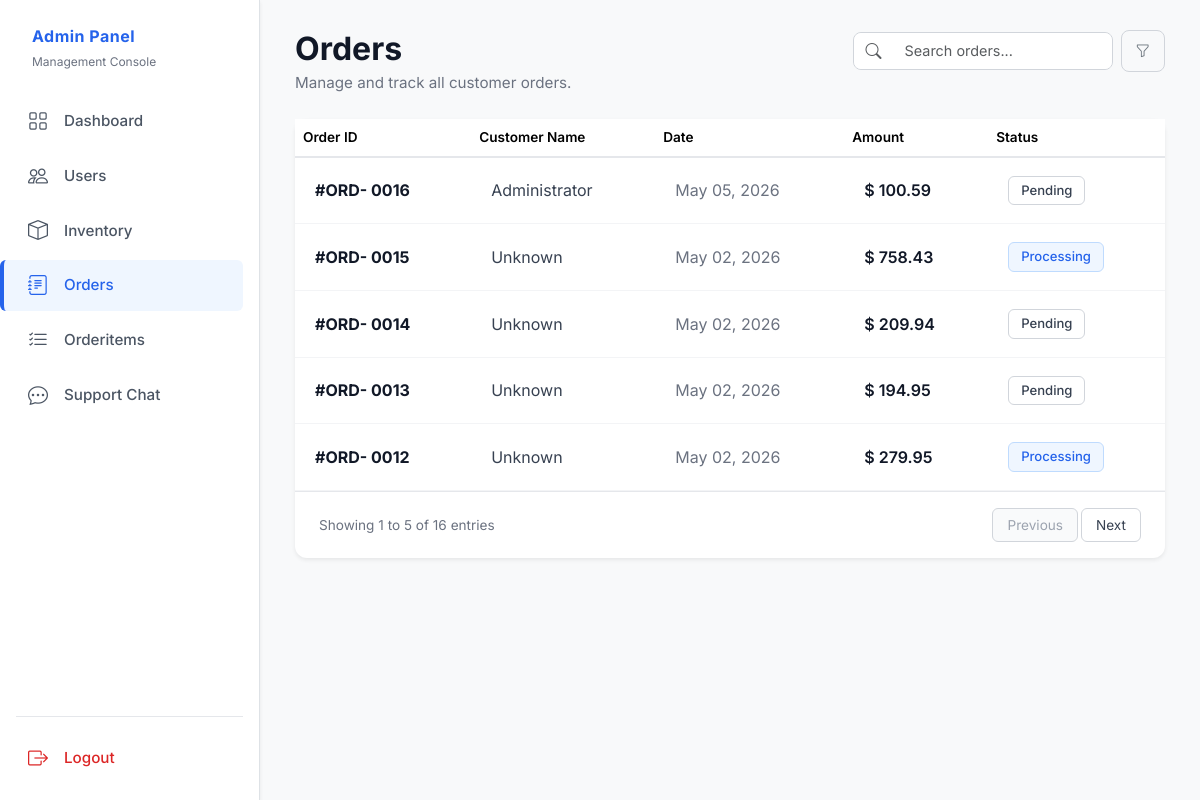
The page /Admin/orders.php (signed in) on the database its author committed.
### tables this page shows
CREATE TABLE `orders` (
  `id` int(11) NOT NULL AUTO_INCREMENT,
  `user_id` int(11) NOT NULL,
  `total` decimal(10,2) NOT NULL,
  `status` enum('pending','processing','delivered') DEFAULT 'pending',
  `address` text NOT NULL,
  `created_at` timestamp NOT NULL DEFAULT current_timestamp(),
  PRIMARY KEY (`id`),
  KEY `user_id` (`user_id`),
  CONSTRAINT `orders_ibfk_1` FOREIGN KEY (`user_id`) REFERENCES `users` (`id`) ON DELETE CASCADE
);

CREATE TABLE `users` (
  `id` int(11) NOT NULL AUTO_INCREMENT,
  `name` varchar(255) NOT NULL,
  `email` varchar(255) NOT NULL,
  `password` varchar(255) NOT NULL,
  `role` enum('admin','user') DEFAULT 'user',
  `profile_pic` varchar(255) DEFAULT NULL,
  `phone` varchar(20) DEFAULT NULL,
  `address_line1` varchar(255) DEFAULT NULL,
  `city` varchar(100) DEFAULT NULL,
  `state` varchar(100) DEFAULT NULL,
  `zip_code` varchar(20) DEFAULT NULL,
  `country` varchar(100) DEFAULT NULL,
  `remember_token` varchar(255) DEFAULT NULL,
  `created_at` timestamp NOT NULL DEFAULT current_timestamp(),
  PRIMARY KEY (`id`),
  UNIQUE KEY `email` (`email`)
);

### Admin/orders.php (the view, shortened to what this page needs)
<?php
require_once __DIR__ . '/../includes/auth.php';
$per_page = 5;
$page = isset($_GET['page']) ? max(1, (int) $_GET['page']) : 1;
$offset = ($page - 1) * $per_page;
$search = isset($_GET['search']) ? trim($_GET['search']) : '';
$filter_status = isset($_GET['status']) ? trim($_GET['status']) : '';
$conditions = [];
$params = [];
$types = '';
$where = !empty($conditions) ? 'WHERE ' . implode(' AND ', $conditions) : '';
$count_sql = "SELECT COUNT(*) as total FROM orders o LEFT JOIN users u ON o.user_id = u.id $where";
$count_stmt = $conn->prepare($count_sql);
$count_stmt->execute();
$total_orders = $count_stmt->get_result()->fetch_assoc()['total'];
$total_pages = ceil($total_orders / $per_page);
$sql = "SELECT o.id, u.name AS customer_name, o.created_at, o.total, o.status
        FROM orders o
        LEFT JOIN users u ON o.user_id = u.id
        $where
        ORDER BY o.id DESC
        LIMIT ? OFFSET ?";
$stmt = $conn->prepare($sql);
if ($types) {
    $all_params = array_merge($params, [$per_page, $offset]);
    $stmt->bind_param($types . 'ii', ...$all_params);
} else {
    $stmt->bind_param('ii', $per_page, $offset);
}
$stmt->execute();
$orders = $stmt->get_result();
?>
<?php include 'sidebar.php'; ?>
<div style="flex: 1; padding: 30px 35px; background-color: #f8f9fa; min-height: 100vh;">
    <div class="d-flex justify-content-between align-items-start mb-4">
        <div>
            <h2 style="font-weight: 700; color: #111827; margin-bottom: 4px;">Orders</h2>
            <p style="color: #6b7280; font-size: 0.95rem; margin: 0;">Manage and track all customer orders.</p>
        </div>
        <form method="GET" class="d-flex align-items-center gap-2">
            <div class="input-group"
                style="border: 1px solid #d1d5db; border-radius: 8px; overflow: hidden; width: 260px;">
                <span class="input-group-text bg-white border-0"><i class="bi bi-search text-muted"></i></span>
                <input type="text" name="search" class="form-control border-0 shadow-none"
                    placeholder="Search orders..." value="<?= htmlspecialchars($search) ?>" style="font-size: 0.9rem;">
            </div>
            <div class="dropdown">
                <button class="btn btn-outline-secondary d-flex align-items-center gap-2" type="button"
                    data-bs-toggle="dropdown"
                    style="border-radius: 8px; font-size: 0.9rem; border-color: #d1d5db; padding: 9px 14px;">
                    <i class="bi bi-funnel"></i>
                </button>
            </div>
        </form>
    </div>
    <div class="card border-0 shadow-sm" style="border-radius: 12px;">
        <div class="card-body p-0">
            <div class="table-responsive">
                <table class="table align-middle mb-0">
                    <thead>
                        <tr style="border-bottom: 2px solid #e5e7eb;">
                            <th class="order-th">Order ID</th>
                            <th class="order-th">Customer Name</th>
                            <th class="order-th">Date</th>
                            <th class="order-th">Amount</th>
                            <th class="order-th">Status</th>
                        </tr>
                    </thead>
                    <tbody>
                        <?php if ($orders->num_rows > 0): ?>
                            <?php while ($order = $orders->fetch_assoc()): ?>
                                <?php
                                $status = $order['status'];
                                switch ($status) {
                                    case 'processing':
                                        $badge_class = 'badge-processing';
                                        break;
                                    default:
                                        $badge_class = 'badge-pending';
                                }
                                $date = date('M d, Y', strtotime($order['created_at']));
                                ?>
                                <tr style="border-bottom: 1px solid #f3f4f6;">
                                    <td style="padding: 18px 20px; font-weight: 700; color: #111827;">#ORD-
                                        <?= str_pad($order['id'], 4, '0', STR_PAD_LEFT) ?>
                                    </td>
                                    <td style="padding: 18px 20px; color: #374151;">
                                        <?= htmlspecialchars($order['customer_name'] ?? 'Unknown') ?>
                                    </td>
                                    <td style="padding: 18px 20px; color: #6b7280;">
                                        <?= $date ?>
                                    </td>
                                    <td style="padding: 18px 20px; font-weight: 600; color: #111827;">$
                                        <?= number_format($order['total'], 2) ?>
                                    </td>
                                    <td style="padding: 18px 20px;">
                                        <span class="status-badge <?= $badge_class ?>">
                                            <?= ucfirst(htmlspecialchars($status)) ?>
                                        </span>
                                    </td>
                                </tr>
                            <?php endwhile; ?>
                        <?php endif; ?>
                    </tbody>
                </table>
            </div>
            <div class="d-flex justify-content-between align-items-center px-4 py-3"
                style="border-top: 1px solid #e5e7eb;">
                <span style="color: #6b7280; font-size: 0.85rem;">
                    Showing
                    <?= $total_orders > 0 ? $offset + 1 : 0 ?> to
                    <?= min($offset + $per_page, $total_orders) ?> of
                    <?= $total_orders ?> entries
                </span>
                <nav>
                    <ul class="pagination pagination-sm mb-0 gap-1">
                        <li class="page-item <?= ($page <= 1) ? 'disabled' : '' ?>">
                            <a class="page-link custom-page-link"
                                href="?page=<?= $page - 1 ?>&search=<?= urlencode($search) ?>&status=<?= urlencode($filter_status) ?>">Previous</a>
                        </li>
                        <li class="page-item <?= ($page >= $total_pages) ? 'disabled' : '' ?>">
                            <a class="page-link custom-page-link"
                                href="?page=<?= $page + 1 ?>&search=<?= urlencode($search) ?>&status=<?= urlencode($filter_status) ?>">Next</a>
                        </li>
                    </ul>
                </nav>
            </div>
        </div>
    </div>
</div>
</body>
</html>

### Admin/sidebar.php (style rules this page uses)
body { margin: 0; font-family: 'Inter', sans-serif; background-color: #f8f9fa; }

### Admin/orders.php (style rules this page uses)
.order-th { color: #6b7280; font-weight: 600; font-size: 0.85rem; padding: 14px 20px; border-top: none; background-color: #fff; }
.status-badge { display: inline-block; padding: 4px 12px; border-radius: 6px; font-size: 0.82rem; font-weight: 500; }
.badge-processing { background: #eff6ff; color: #2563eb; border: 1px solid #bfdbfe; }
.badge-pending { background: #fff; color: #374151; border: 1px solid #d1d5db; }
.custom-page-link { border: 1px solid #d1d5db !important; color: #374151 !important; border-radius: 6px !important; padding: 6px 14px !important; font-size: 0.85rem !important; background: #fff !important; }
.page-item.disabled .custom-page-link { color: #9ca3af !important; background: #f9fafb !important; }

### rows shown on the page
orders: id "0016", user.name "Administrator", created_at "May 05, 2026", total "100.59", status "Pending"
orders: id "0015", customer_name "Unknown", created_at "May 02, 2026", total "758.43", status "Processing"
orders: id "0014", customer_name "Unknown", created_at "May 02, 2026", total "209.94", status "Pending"
orders: id "0013", customer_name "Unknown", created_at "May 02, 2026", total "194.95", status "Pending"
orders: id "0012", customer_name "Unknown", created_at "May 02, 2026", total "279.95", status "Processing"

### other values the page prints
$offset + 1 "1"
min($offset + $per_page, $total_orders) "5"
$total_orders "16"
